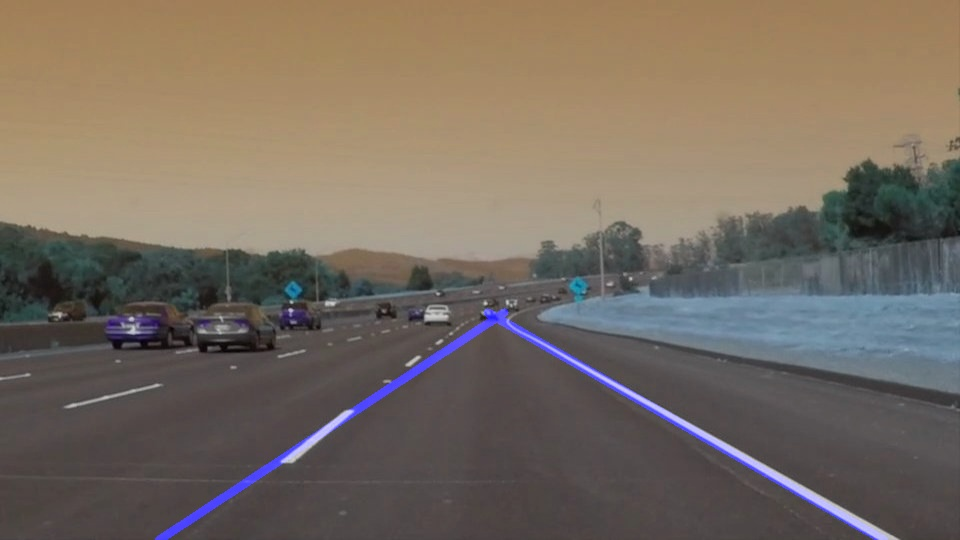
#> input picture test_images/output_solidWhiteCurve.jpg, 960 x 540 px; its folder holds only this picture in this run
$ jupyter execute --allow-errors P1.ipynb   (shell and % lines are left out)
#> lines starting #> are read from the running program, lines starting #| are printed output that depends on the picture; after the words box and inside, x2 and y2 are one past the last pixel; in counts of white or black regions, pixels touching at a corner belong together
#> further down, image is the input picture: shape (540, 960, 3); mean R, G, B 118.4, 107.5, 96.7
# Self-Driving Car Engineer Nanodegree

## Project: **Finding Lane Lines on the Road**
***
In this project, you will use the tools you learned about in the lesson to identify lane lines on the road.  You can develop your pipeline on a series of individual images, and later apply the result to a video stream (really just a series of images). Check out the video clip "raw-lines-example.mp4" (also contained in this repository) to see what the output should look like after using the helper functions below.

Once you have a result that looks roughly like "raw-lines-example.mp4", you'll need to get creative and try to average and/or extrapolate the line segments you've detected to map out the full extent of the lane lines.  You can see an example of the result you're going for in the video "P1_example.mp4".  Ultimately, you would like to draw just one line for the left side of the lane, and one for the right.

In addition to implementing code, there is a brief writeup to complete. The writeup should be completed in a separate file, which can be either a markdown file or a pdf document. There is a [write up template](https://github.com/udacity/CarND-LaneLines-P1/blob/master/writeup_template.md) that can be used to guide the writing process. Completing both the code in the Ipython notebook and the writeup template will cover all of the [rubric points](https://review.udacity.com/#!/rubrics/322/view) for this project.

---
Let's have a look at our first image called 'test_images/solidWhiteRight.jpg'.  Run the 2 cells below (hit Shift-Enter or the "play" button above) to display the image.

**Note: If, at any point, you encounter frozen display windows or other confounding issues, you can always start again with a clean slate by going to the "Kernel" menu above and selecting "Restart & Clear Output".**

---

**The tools you have are color selection, region of interest selection, grayscaling, Gaussian smoothing, Canny Edge Detection and Hough Tranform line detection.  You  are also free to explore and try other techniques that were not presented in the lesson.  Your goal is piece together a pipeline to detect the line segments in the image, then average/extrapolate them and draw them onto the image for display (as below).  Once you have a working pipeline, try it out on the video stream below.**

---

<figure>

 <figcaption>
 <p></p>
 <p style="text-align: center;"> Your output should look something like this (above) after detecting line segments using the helper functions below </p>
 </figcaption>
</figure>
 <p></p>
<figure>

 <figcaption>
 <p></p>
 <p style="text-align: center;"> Your goal is to connect/average/extrapolate line segments to get output like this</p>
 </figcaption>
</figure>

**Run the cell below to import some packages.  If you get an `import error` for a package you've already installed, try changing your kernel (select the Kernel menu above --> Change Kernel).  Still have problems?  Try relaunching Jupyter Notebook from the terminal prompt.  Also, consult the forums for more troubleshooting tips.**

## Import Packages

[cell 1]
#importing some useful packages
import matplotlib.pyplot as plt
import matplotlib.image as mpimg
import numpy as np
import cv2

## Read in an Image

#> (a cell that did not finish here is left out)

## Ideas for Lane Detection Pipeline

**Some OpenCV functions (beyond those introduced in the lesson) that might be useful for this project are:**

`cv2.inRange()` for color selection
`cv2.fillPoly()` for regions selection
`cv2.line()` to draw lines on an image given endpoints
`cv2.addWeighted()` to coadd / overlay two images
`cv2.cvtColor()` to grayscale or change color
`cv2.imwrite()` to output images to file
`cv2.bitwise_and()` to apply a mask to an image

**Check out the OpenCV documentation to learn about these and discover even more awesome functionality!**

## Helper Functions

Below are some helper functions to help get you started. They should look familiar from the lesson!

[cell 3]
def grayscale(img):
    """Applies the Grayscale transform
    This will return an image with only one color channel
    but NOTE: to see the returned image as grayscale
    (assuming your grayscaled image is called 'gray')
    you should call plt.imshow(gray, cmap='gray')"""
    return cv2.cvtColor(img, cv2.COLOR_RGB2GRAY)
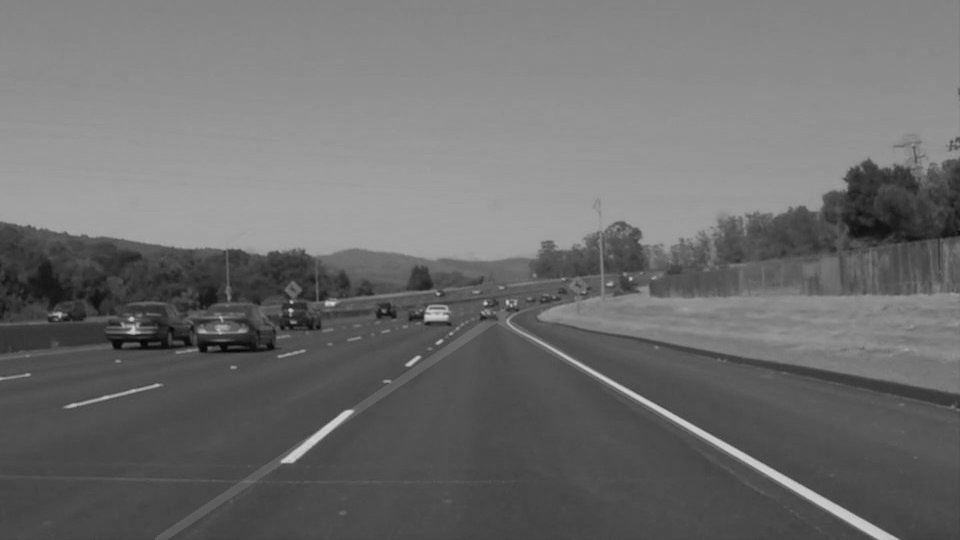
#> returned value: shape (540, 960); min 3, max 211, mean 109.6
    # Or use BGR2GRAY if you read an image with cv2.imread()
    # return cv2.cvtColor(img, cv2.COLOR_BGR2GRAY)

def canny(img, low_threshold, high_threshold):
    """Applies the Canny transform"""
#> called with low_threshold = 50, high_threshold = 150
    return cv2.Canny(img, low_threshold, high_threshold)
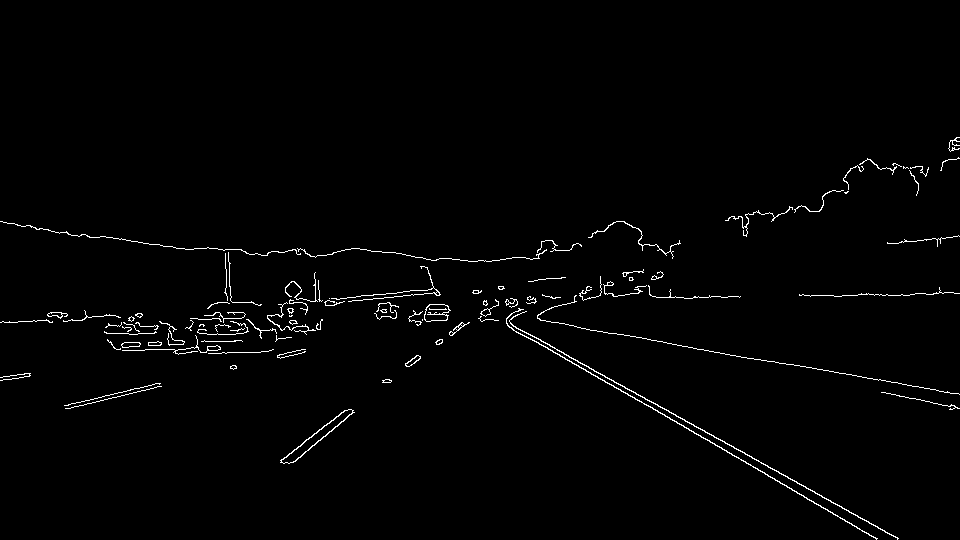
#> returned value: shape (540, 960); 1.4% white in thin lines or dots, all inside (x1, y1, x2, y2) = (0, 137, 960, 540)

def gaussian_blur(img, kernel_size):
    """Applies a Gaussian Noise kernel"""
    return cv2.GaussianBlur(img, (kernel_size, kernel_size), 0)

def region_of_interest(img, vertices):
    """
    Applies an image mask.

    Only keeps the region of the image defined by the polygon
    formed from `vertices`. The rest of the image is set to black.
    """
    #defining a blank mask to start with
    mask = np.zeros_like(img)

    #defining a 3 channel or 1 channel color to fill the mask with depending on the input image
    if len(img.shape) > 2:
        channel_count = img.shape[2]  # i.e. 3 or 4 depending on your image
        ignore_mask_color = (255,) * channel_count
    else:
        ignore_mask_color = 255

    #filling pixels inside the polygon defined by "vertices" with the fill color
    cv2.fillPoly(mask, vertices, ignore_mask_color)

    #returning the image only where mask pixels are nonzero
    masked_image = cv2.bitwise_and(img, mask)
    return masked_image


# [94 lines left out: functions draw_lines, hough_lines, weighted_img, not called in this run]

## Test Images

Build your pipeline to work on the images in the directory "test_images"
**You should make sure your pipeline works well on these images before you try the videos.**

[cell 4]
import os
os.listdir("test_images/")

#> (a cell that did not finish here is left out)

#> (a cell that did not finish here is left out)

## Build a Lane Finding Pipeline

Build the pipeline and run your solution on all test_images. Make copies into the `test_images_output` directory, and you can use the images in your writeup report.

Try tuning the various parameters, especially the low and high Canny thresholds as well as the Hough lines parameters.

#> (a cell that did not finish here is left out)

$ run again, on test_images/output_solidYellowLeft.jpg
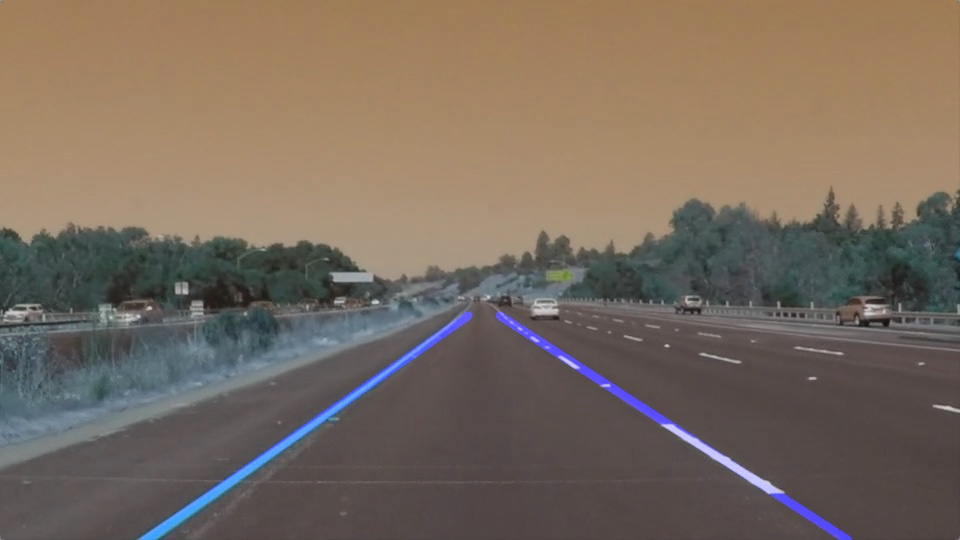
#> input picture test_images/output_solidYellowLeft.jpg, 960 x 540 px
#> image is the input picture: shape (540, 960, 3); mean R, G, B 120.5, 106.9, 94.7
#> in grayscale, `return cv2.cvtColor(img, cv2.COLOR_RGB2GRAY)`:
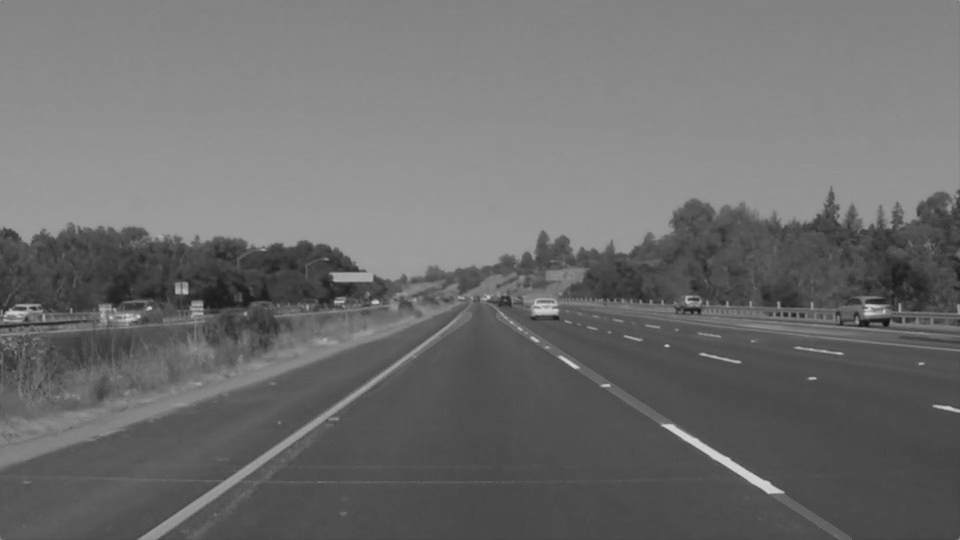
#> returned value: shape (540, 960); min 16, max 213, mean 109.6
#> in canny, `return cv2.Canny(img, low_threshold, high_threshold)`:
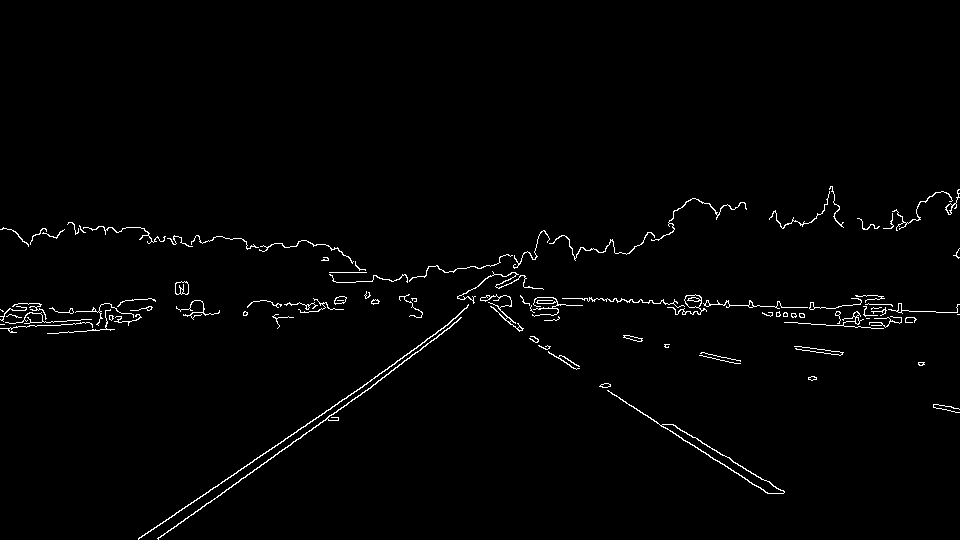
#> returned value: shape (540, 960); 1.4% white in thin lines or dots, all inside (x1, y1, x2, y2) = (0, 186, 960, 540)

$ run again, on test_images/output_whiteCarLaneSwitch.jpg
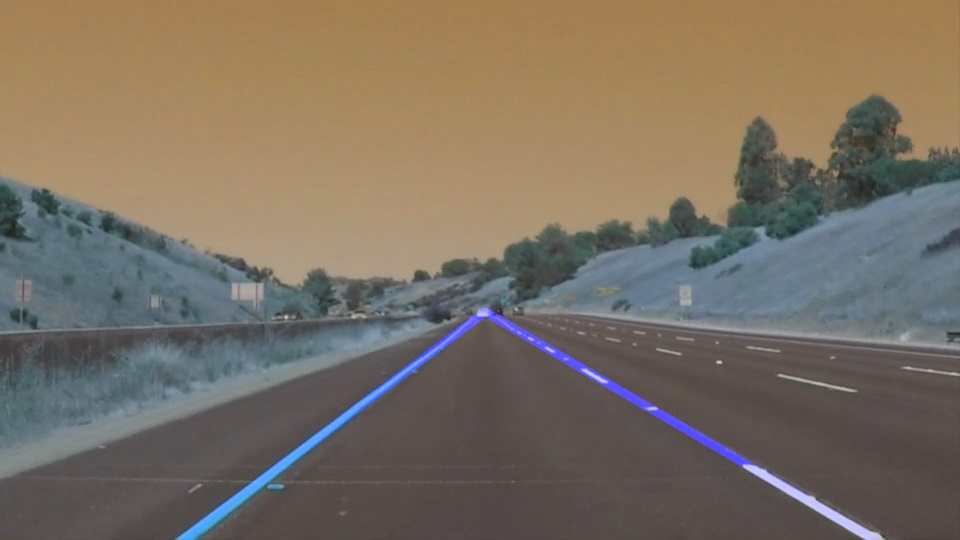
#> input picture test_images/output_whiteCarLaneSwitch.jpg, 960 x 540 px
#> image is the input picture: shape (540, 960, 3); mean R, G, B 122.3, 111.5, 98.6
#> in grayscale, `return cv2.cvtColor(img, cv2.COLOR_RGB2GRAY)`:
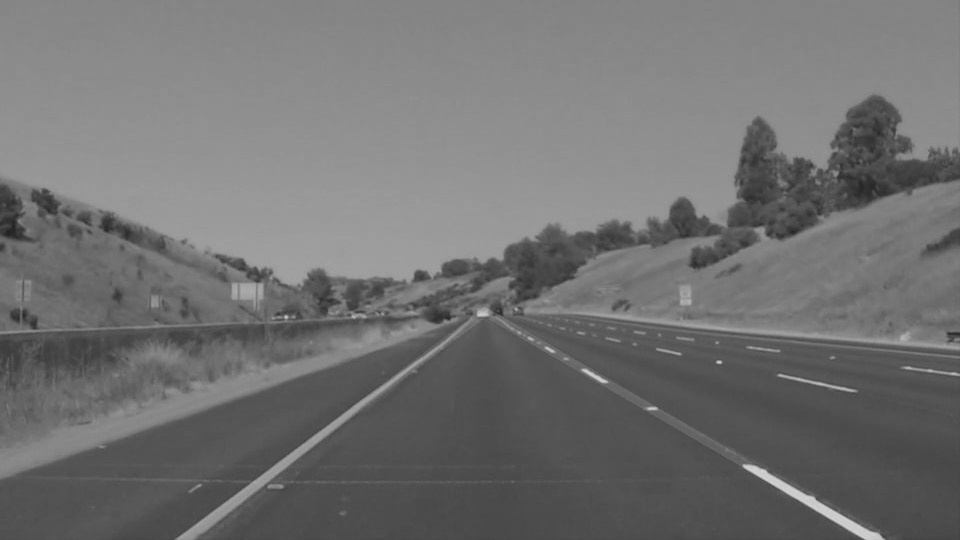
#> returned value: shape (540, 960); min 32, max 212, mean 113.3
#> in canny, `return cv2.Canny(img, low_threshold, high_threshold)`:
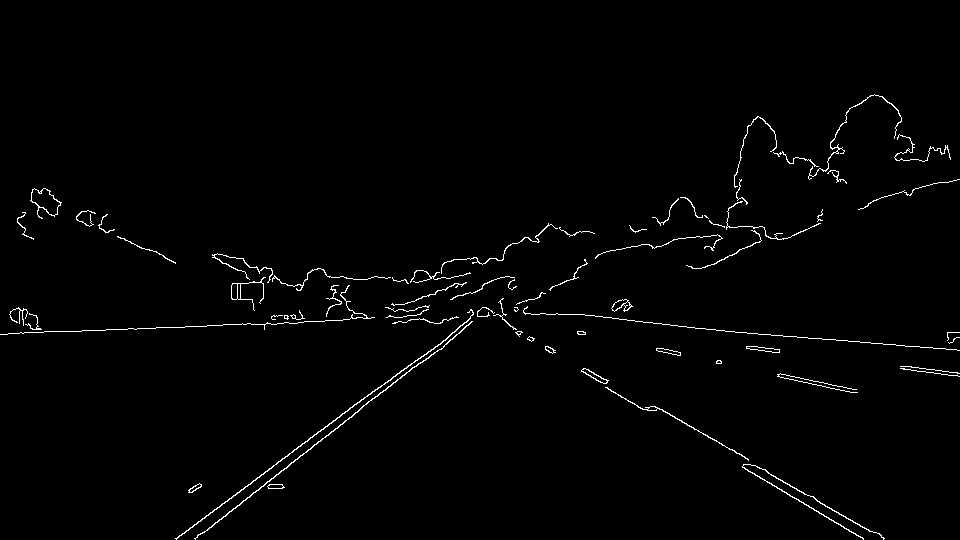
#> returned value: shape (540, 960); 1.3% white in thin lines or dots, all inside (x1, y1, x2, y2) = (0, 94, 960, 540)

$ run again, on test_images/output_solidWhiteRight.jpg
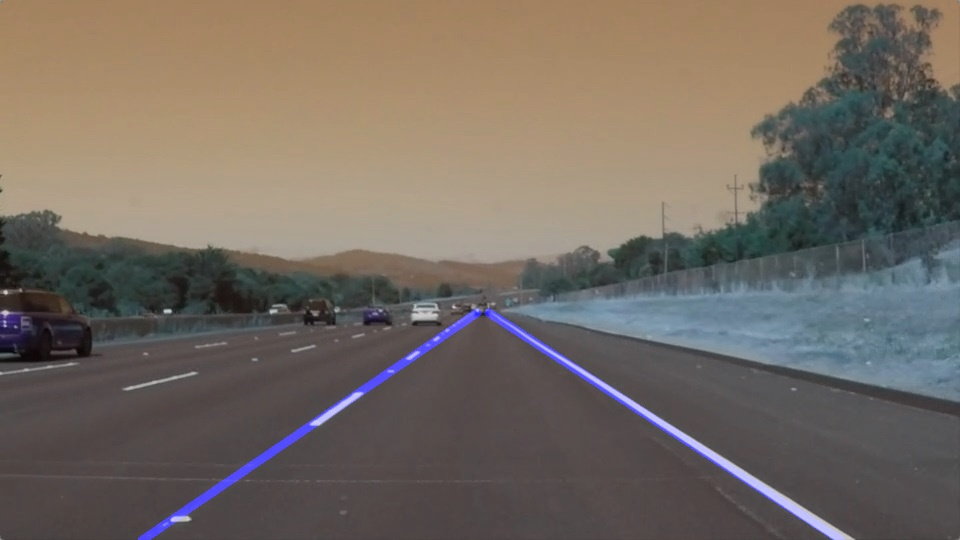
#> input picture test_images/output_solidWhiteRight.jpg, 960 x 540 px
#> image is the input picture: shape (540, 960, 3); mean R, G, B 114.9, 106, 97.9
#> in grayscale, `return cv2.cvtColor(img, cv2.COLOR_RGB2GRAY)`:
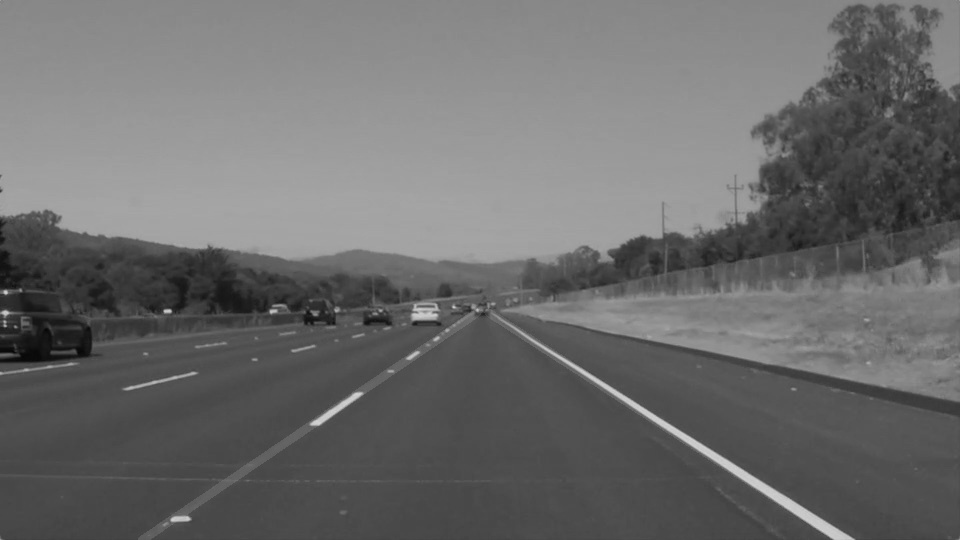
#> returned value: shape (540, 960); min 6, max 211, mean 107.8
#> in canny, `return cv2.Canny(img, low_threshold, high_threshold)`:
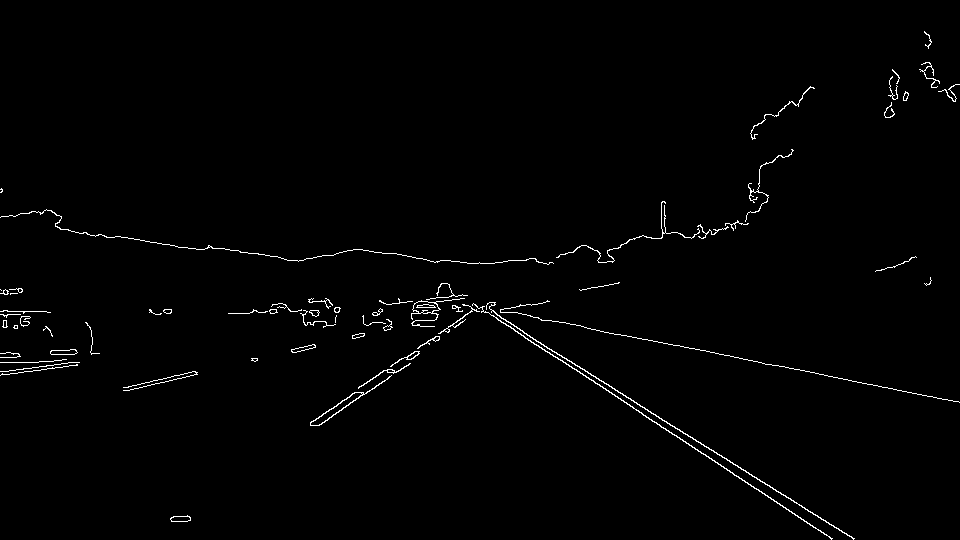
#> returned value: shape (540, 960); 1.1% white in thin lines or dots
